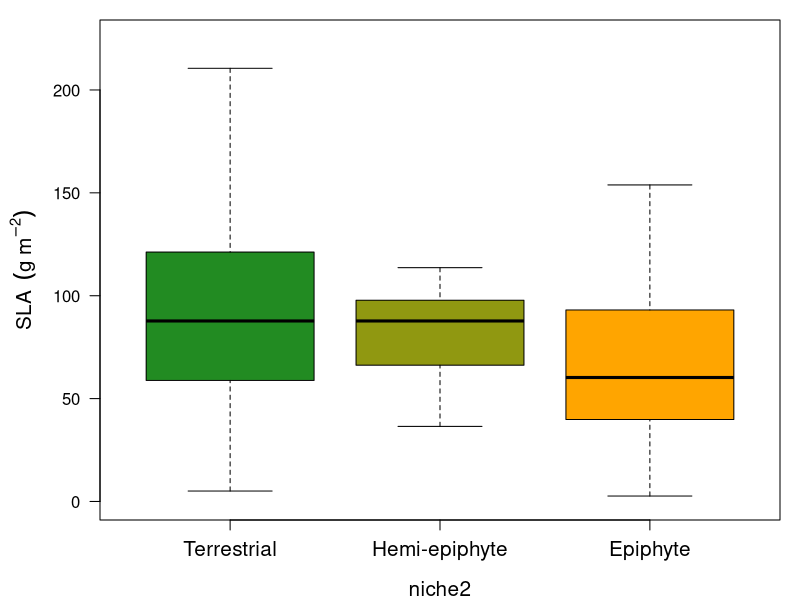

Generate this figure with R:
#sla

sla <- read.csv("calculated_data/fern_sla.csv")


#habitat colors
gradient <- colorRampPalette(c("forestgreen","orange"))
palette(gradient(3))
trtcols <- palette(gradient(3))
boxlabs <- c("Epiphyte", "Hemi-epiphyte", "Terrestrial")
sla_lab <- expression(SLA~~(g~m^-2))

#reorder from ground to canopy 
sla$niche2<-factor(sla$niche2, 
                      levels=c("terrestrial", "hemi-epiphyte", "epiphyte"))

boxlabs <- c("Terrestrial", "Hemi-epiphyte", "Epiphyte")


jpeg(filename = "output/sla.jpeg",
     width = 7, height = 7, units = "in", res= 400)

par(las=1, cex.axis=1, cex.lab=1.25, mgp=c(3,1,0), mar=c(4,5,1,1))

boxplot(sla_cm2g ~ niche2, data=sla,xaxt='n',ylim=c(0, 225),
        ylab=sla_lab, outline=FALSE, col=trtcols)
axis(1, boxlabs, at=1:3, cex=1.1,cex.axis=1.25)

dev.off()